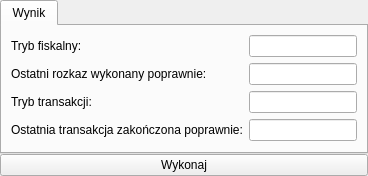
       <widget class="QWidget" name="getEnqStatusPage">
        <layout class="QGridLayout" name="gridLayout_10">
         <property name="margin">
          <number>0</number>
         </property>
         <property name="spacing">
          <number>0</number>
         </property>
         <item row="0" column="0">
          <widget class="QTabWidget" name="tabWidget_3">
           <property name="currentIndex">
            <number>0</number>
           </property>
           <widget class="QWidget" name="tab_6">
            <attribute name="title">
             <string>Wynik</string>
            </attribute>
            <layout class="QFormLayout" name="formLayout_47">
             <item row="0" column="0">
              <widget class="QLabel" name="label_261">
               <property name="text">
                <string>Tryb fiskalny:</string>
               </property>
              </widget>
             </item>
             <item row="0" column="1">
              <widget class="QLineEdit" name="getEnqResultFiscal">
               <property name="readOnly">
                <bool>true</bool>
               </property>
              </widget>
             </item>
             <item row="1" column="0">
              <widget class="QLabel" name="label_262">
               <property name="text">
                <string>Ostatni rozkaz wykonany poprawnie:</string>
               </property>
              </widget>
             </item>
             <item row="1" column="1">
              <widget class="QLineEdit" name="getEnqResultCommand">
               <property name="readOnly">
                <bool>true</bool>
               </property>
              </widget>
             </item>
             <item row="2" column="0">
              <widget class="QLabel" name="label_263">
               <property name="text">
                <string>Tryb transakcji:</string>
               </property>
              </widget>
             </item>
             <item row="2" column="1">
              <widget class="QLineEdit" name="getEnqResultTransaction">
               <property name="readOnly">
                <bool>true</bool>
               </property>
              </widget>
             </item>
             <item row="3" column="0">
              <widget class="QLabel" name="label_264">
               <property name="text">
                <string>Ostatnia transakcja zakończona poprawnie:</string>
               </property>
              </widget>
             </item>
             <item row="3" column="1">
              <widget class="QLineEdit" name="getEnqResultTransactionOk">
               <property name="readOnly">
                <bool>true</bool>
               </property>
              </widget>
             </item>
            </layout>
           </widget>
          </widget>
         </item>
         <item row="1" column="0">
          <widget class="QPushButton" name="getEnqStatusButton">
           <property name="text">
            <string>Wykonaj</string>
           </property>
          </widget>
         </item>
        </layout>
       </widget>
